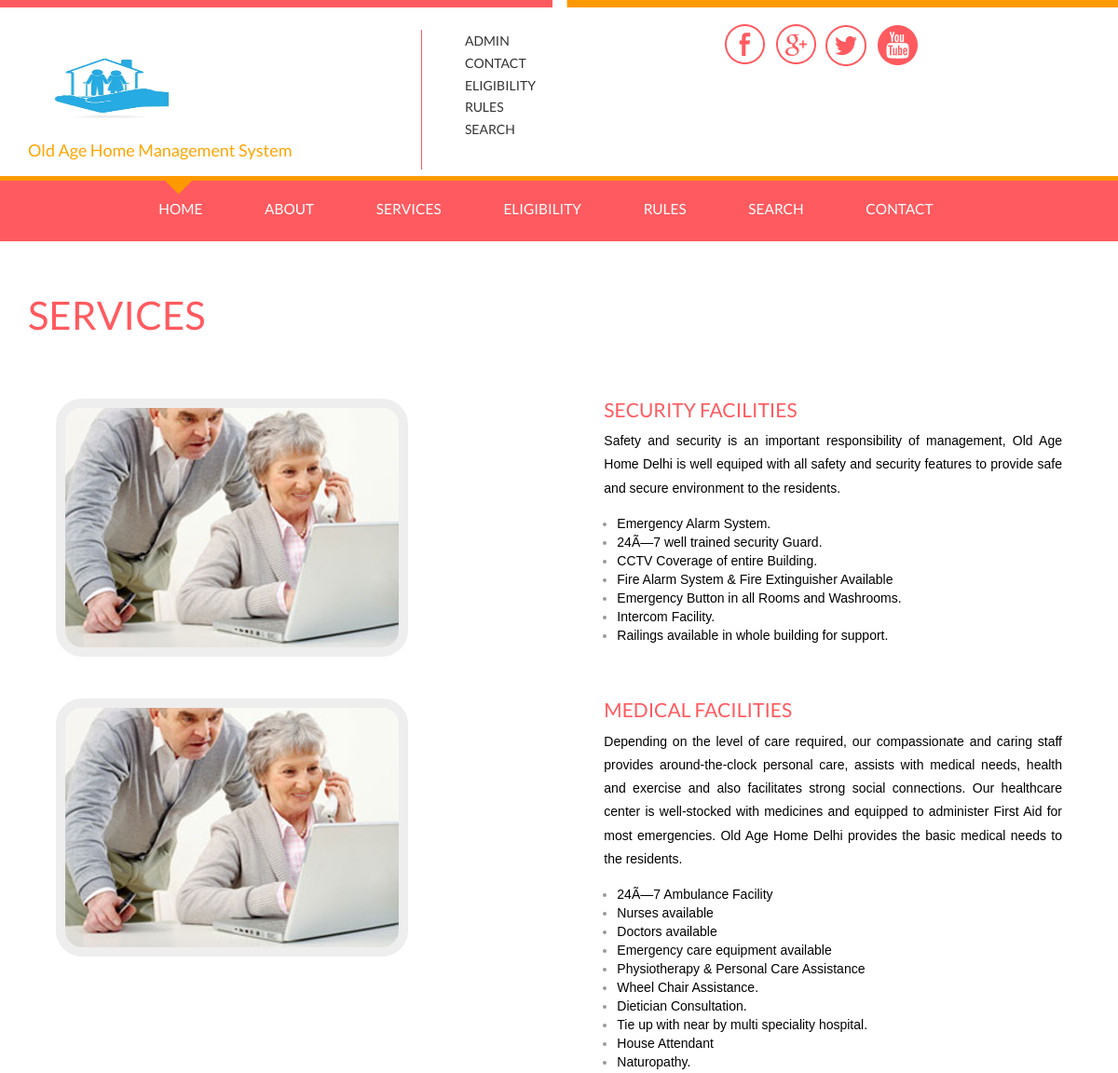
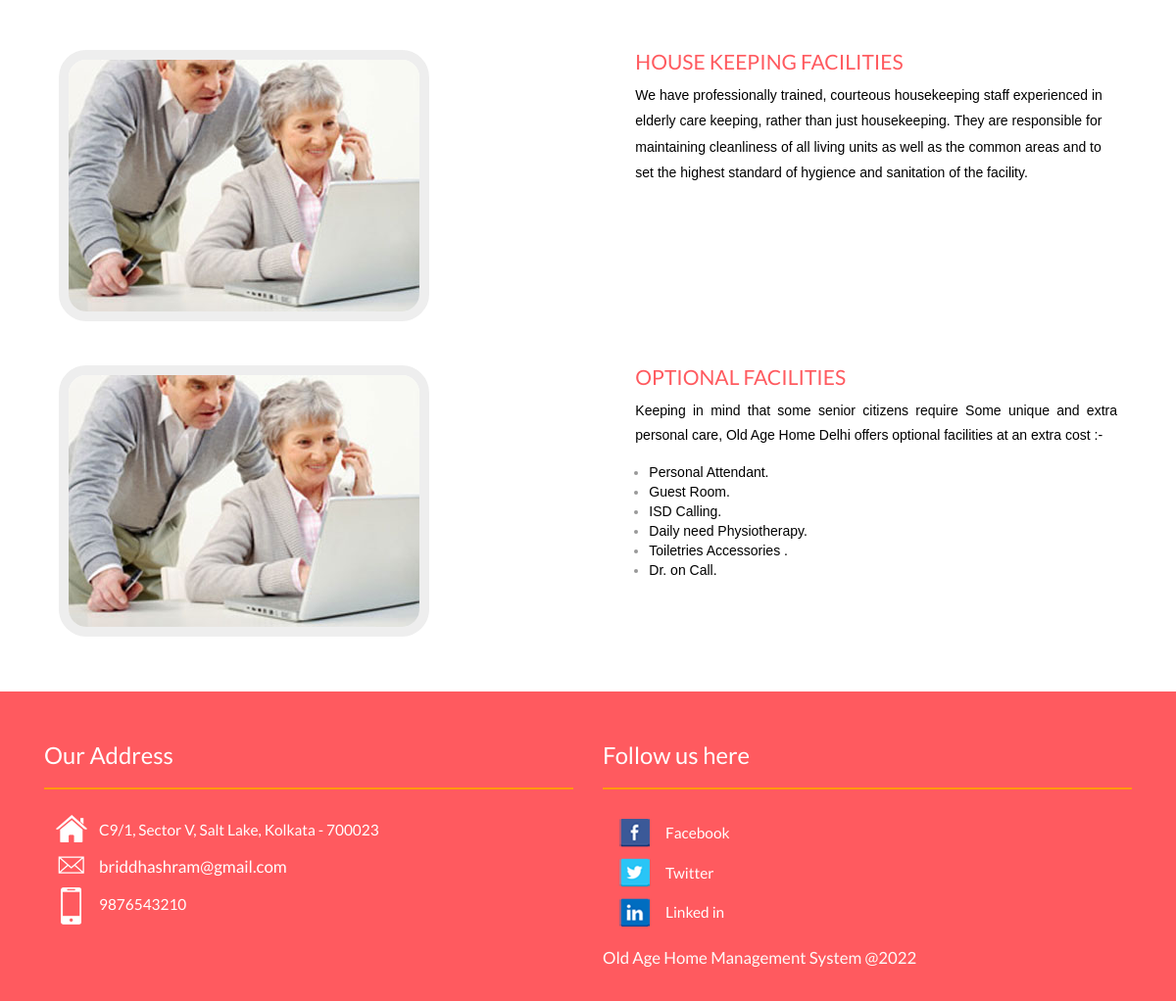
/services.php, run on the app's committed database (2 pictures, top to bottom).
### tables this page shows
CREATE TABLE `tblservices` (
  `ID` int(5) NOT NULL,
  `ServiceTitle` varchar(250) DEFAULT NULL,
  `ServiceDescription` mediumtext DEFAULT NULL,
  `CreationDate` timestamp NULL DEFAULT current_timestamp()
);

CREATE TABLE `tblpage` (
  `ID` int(10) NOT NULL,
  `PageType` varchar(200) DEFAULT NULL,
  `PageTitle` mediumtext DEFAULT NULL,
  `PageDescription` mediumtext DEFAULT NULL,
  `Email` varchar(200) DEFAULT NULL,
  `MobileNumber` bigint(10) DEFAULT NULL,
  `UpdationDate` date DEFAULT NULL,
  `Timing` varchar(200) NOT NULL
);

### services.php (the view, shortened to what this page needs)
<?php
include('includes/config.php');
  ?>
<!DOCTYPE HTML>
<html>
<head>
<link href="css/bootstrap.css" rel='stylesheet' type='text/css' />
<link href="css/style.css" rel='stylesheet' type='text/css' />
</head>
<body>
<?php include_once('includes/header.php');?>
</div>
	<div class="content">
	<div class="blog">
		<div class="container">
			<div class="blog-top">
				<h3>Services</h3>
			</div>
<?php
$query=mysqli_query($con,"select * from tblservices");
$num=mysqli_num_rows($query);
if($num>0){
while($row=mysqli_fetch_array($query))
{
?>
    <div class="col-md-12" style="margin-top:4%">
            <div class="col-md-4 service-images">
              <img src="images/c2.jpg" class="img-responsive" alt=""/>
            </div>
            <div class="col-md-8 service-images-text">
              <div class="inner-text">
                <h4><?php echo htmlentities($row['ServiceTitle']);?></h4>
                  <p><?php echo $row['ServiceDescription'];?></p>
              </div>
            </div>
          </div>
        <?php }} ?>
</div>
		</div>
	</div>
	<?php include_once('includes/footer.php');?>
</body>
</html>

### includes/footer.php (shortened to what this page needs)
<div class= "footer">
         <div class="container">
            <div class="col-md-6 footer-grid footer-grid1">
                    <div class="Office Address">
                        <h4>Our Address</h4>
                       <ul class="bottom-icons">
                        <?php
$ret=mysqli_query($con,"select * from tblpage where PageType='contactus' ");
while ($row=mysqli_fetch_array($ret)) {
?>
                            <li><a class="home" href="#"><span> </span></a><?php  echo $row['PageDescription'];?></li>
                            <li><a class="mail" href="mailto:info@example.com"><span> </span><?php  echo $row['Email'];?></a></li>
                            <li><a class="mbl" href="#"><span> </span></a><?php  echo $row['MobileNumber'];?></li>
                            <div class="clearfix"> </div><?php } ?>
                        </ul>
                     </div>
                </div>
                <div class="col-md-6 footer-grid footer-grid3">
                    <div class=" Follow us here">
                    <h4> Follow us here</h4>
                        <ul class="bottom-icons two">
                            <li><a class="fbook" href="#"><span> </span></a>Facebook</li>
                            <li><a class="twt" href="#"><span> </span></a>Twitter</li>
                            <li><a class="iin" href="#"><span> </span></a>Linked in</li>
                        </ul>
                    </div>
                    <div class="copy-center">
                            <p>Old Age Home Management System @2022</p>
                        </div>
                    </div>
                    <div class="clearfix"> </div>
                </div>
            </div>

### css/style.css (style rules this page uses)
body { background: #fff; font-family: 'Lato', sans-serif; }
.service-images { float:left; width: 52%; }
.service-images-text { float: right; width: 47%; }
.service-images img { border: 10px solid#eee; border-radius: 28px; -webkit-border-radius: 28px; -o-border-radius: 28px; -moz-border-radius: 28px; }
.inner-text h4,.service-grid-text h4 { margin: 0 0 0.5em; font-size: 1.5em; color: #ff5a5f; text-transform: uppercase; text-align: left; }
.inner-text p { color: #999; font-size: 1em; line-height: 1.8em; margin:0; padding: 0; }
.blog { background:#fff; padding: 4em 0; }
.blog-top h3 { margin:0 0 0.5em; font-size:3em; color:#ff5a5f; text-transform:uppercase; text-align: left; }
.footer { background: #ff5a5f; padding: 2em 0; }
.footer p { color:#FDFBF9; font-size:1.2em; text-decoration: none; font-weight:400; margin: 0; line-height: 1.9em; }
.footer-grid h4 { color: #fff; font-size: 1.7em; text-decoration: none; font-weight: 400; margin: 1em 0; border-bottom: 2px solid #ff9901; padding: 0px 0 20px 0; }
ul.bottom-icons,ul.bottom-icons.two { padding: 0; }
ul.bottom-icons li,ul.bottom-icons.two li { display: block; margin-left:0px; list-style: none; }
ul.bottom-icons.two li a span { width:32px; height:32px; display: inline-block; background: url('../images/footer.png') no-repeat; vertical-align: middle; -webkit-transition: all 0.3s ease; -moz-transition: all 0.3s ease; -o-transition: all 0.3s ease; transition: all 0.3s ease; margin: 0 16px; }
ul.bottom-icons li a span { width:32px; height:38px; display: inline-block; background: url('../images/icons.png') no-repeat; vertical-align: middle; -webkit-transition: all 0.3s ease; -moz-transition: all 0.3s ease; -o-transition: all 0.3s ease; transition: all 0.3s ease; margin: 0 12px; }
ul.bottom-icons li a.home span { background-position: 0px -119px; }
ul.bottom-icons li a.mail span { background-position: 0px -179px; }
ul.bottom-icons li a.mbl span { background-position: 0px -219px; }
ul.bottom-icons.two li a.fbook span { background-position: -0px -0px; }
ul.bottom-icons.two li a.twt span { background-position: -0px -32px; }
ul.bottom-icons.two li a.iin span { background-position: -0px -64px; }
.bottom-icons li a,.bottom-icons.two li a,.bottom-icons li,.bottom-icons.two li { font-weight: 400; font-size: 1.1em; text-decoration: none; color: #fff; transition: 0.5s all; -webkit-transition: 0.5s all; -moz-transition: 0.5s all; -o-transition: 0.5s all; }
.bottom-icons.two li a { line-height: 2.4em; }

### data on the page
tblservices: ServiceTitle "SECURITY FACILITIES", ServiceDescription "Safety and security is an important responsibility of management, Old Age Home Delhi is well equiped with all safety and security features to provide safe and secure environment to the residents. Emergency Alarm System. 24Ã—7 well trained security Guard. CCTV Coverage of entire Building. Fire Alarm System & Fire Extinguisher Available Emergency Button in all Rooms and Washrooms. Intercom Facility. Railings available in whole building for support."
tblservices: ServiceTitle "MEDICAL FACILITIES", ServiceDescription "Depending on the level of care required, our compassionate and caring staff provides around-the-clock personal care, assists with medical needs, health and exercise and also facilitates strong social connections. Our healthcare center is well-stocked with medicines and equipped to administer First Aid for most emergencies. Old Age Home Delhi provides the basic medical needs to the residents. 24Ã—7 Ambulance Facility Nurses available Doctors available Emergency care equipment available Physiotherapy & Personal Care Assistance Wheel Chair Assistance. Dietician Consultation. Tie up with near by multi speciality hospital. House Attendant Naturopathy."
tblservices: ServiceTitle "HOUSE KEEPING FACILITIES", ServiceDescription "We have professionally trained, courteous housekeeping staff experienced in elderly care keeping, rather than just housekeeping. They are responsible for maintaining cleanliness of all living units as well as the common areas and to set the highest standard of hygience and sanitation of the facility."
tblservices: ServiceTitle "OPTIONAL FACILITIES", ServiceDescription "Keeping in mind that some senior citizens require Some unique and extra personal care, Old Age Home Delhi offers optional facilities at an extra cost :- Personal Attendant. Guest Room. ISD Calling. Daily need Physiotherapy. Toiletries Accessories . Dr. on Call."
tblpage: PageDescription "C9/1, Sector V, Salt Lake, Kolkata - 700023", Email "briddhashram@gmail.com", MobileNumber "9876543210"
